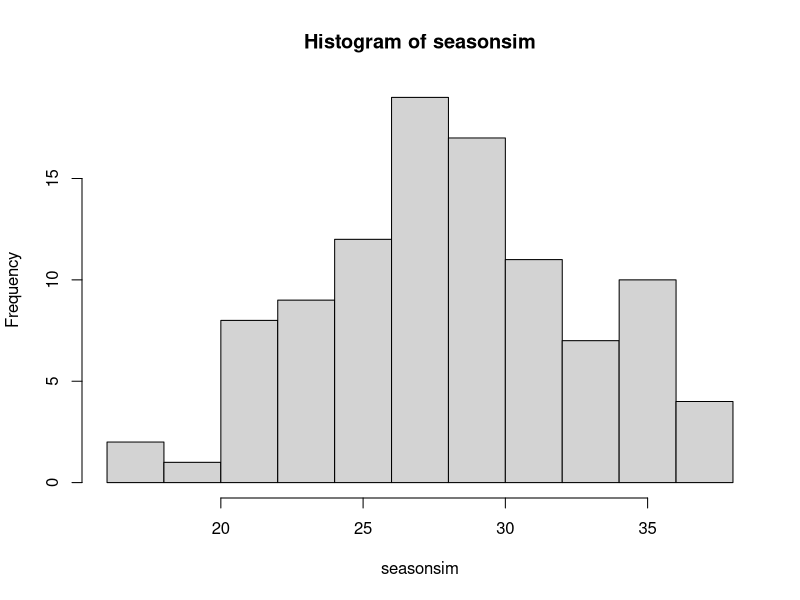

Generate this figure with R:

library(readr)
library(tidyverse)
PadresBatting <- read_csv("PadresBatting.csv")

# first function, for a single at bat
get_hit <- function(OBP) {
  rbinom(1,1, OBP)
}

# example - Tatis Jr.!
get_hit(PadresBatting$OBP[1])

# number of players:
n_players <- length(PadresBatting$OBP)

#third function to record runs per inning 
runs <- function(number_hits){
  if(number_hits < 4){
    runs = 0
  }
  #### if less than four hits occur in an inning then no runs score
  else{
    runs = number_hits - 3
    ### if more than three hits occur in an inning then the number of runs
    ### scored is that number of hits minus the three runners who occupy
    ### the three bases (first, second, third)
  }
}
#test of the runs function
a <- runs(2)
b <- runs(5)
c <- runs(0)
d <- runs(11)
# second function, to record an inning
half_inning <- function(starting_player) {
  number_hits <- rep(0,9)
  ### a list to store how many hits each player scores
  outs = 0 
  ### number of outs the team scores, starts at 0 outs for each inning
  for(i in starting_player:n_players){
    ### the for loop begins at the starting player, at the beginning of the
    ### game, we'll start with the first player (Tatis Jr.!)
    ### but as the game continues, we'll end at different players
    ### so we'll start where we ended, which is why 'starting_player'
    ### is an option to fill in
    if(outs < 3){
      hit <- get_hit(PadresBatting$OBP[i])
      ### we need to stop running the simulation once we've made 3 outs
      ### so the function stops once 3 outs have been reached
      number_hits[i] <- number_hits[i] + hit
      ### here, we record if a player achieves a hit
      ### by adding the previous number of hits (starts at 0)
      ### to whether they get a hit or not
      ### we add the previous number of hits just in case
      ### a player hits more than once per inning
      if(hit == 0){
        ### records how many outs for the team
        outs = outs + 1
      }
      player <- i
      ### records the number of the last player who hits
      ### for the next inning, we'll want to start at the next player
      ### so player + 1
    }
  }
  if(player == 9){
    ### the previous loop with end once we reach player 9, but that's not
    ### how baseball works since we'd restart with player 1 if player 9 hit
    ### and they hadn't reached 3 outs yet; so, if the player is 9 the 
    ### exact same loop as above runs except that it starts at 1
    for(i in 1:n_players){
      ### starts at the first player (Tatis Jr.!)
      if(outs < 3){
        hit <- get_hit(PadresBatting$OBP[i])
        number_hits[i] <- number_hits[i] + hit
        if(hit == 0){
          outs = outs + 1
        }
        player <- i
      }
    }  
  }
  hits = sum(unlist(number_hits))
  hits_and_player <- data.frame(hits = hits, 
                                last_player = player,
                                runs = runs(hits))
  return(hits_and_player)
  ### the function returns a data frame of the number of hits
  ### and the player who was batting when the last
  ### out occured
}

## examples
half_inning(1)
half_inning(3)
half_inning(9)

# create a function so that when we move on to the next player
# if we end at player 9, it doesn't try to go to player 10
next_player <- function(last_player){
  next_player <- 0
  if(last_player < 9){
    next_player = last_player + 1
  } else {next_player = 1}
  return(next_player)
}
next_player(9)

#simulation of an entire game
game <- function() {
  first_inning   <- half_inning(starting_player = 1)
  second_inning  <- half_inning(starting_player = next_player(first_inning$last_player))
  third_inning   <- half_inning(starting_player = next_player(second_inning$last_player))
  fourth_inning  <- half_inning(starting_player = next_player(third_inning$last_player))
  fifth_inning   <- half_inning(starting_player = next_player(fourth_inning$last_player))
  sixth_inning   <- half_inning(starting_player = next_player(fifth_inning$last_player))
  seventh_inning <- half_inning(starting_player = next_player(sixth_inning$last_player))
  eighth_inning  <- half_inning(starting_player = next_player(seventh_inning$last_player))
  nineth_inning  <- half_inning(starting_player = next_player(eighth_inning$last_player))
  
  total_game_runs <-
    first_inning$runs + second_inning$runs + third_inning$runs + fourth_inning$runs + fifth_inning$runs +
    sixth_inning$runs + seventh_inning$runs + eighth_inning$runs + nineth_inning$runs
  won <- list()
  if (total_game_runs >= 3) {
    won = 1
  } else if (total_game_runs == 2) {
    won = rbinom(1, 1, 0.08)
  } else {
    won = 0
  }
  return(unlist(won))
}


game()

#simulation of an entire season
season <- function(){
  finalgamescore <- rep(0, 162)
  for(i in 1:162){
    finalgamescore[i] <- game()
    # print(finalgamescore[i])
  }
  return(sum(finalgamescore))
}
season()

seasonsim <- map_dbl(1:100, ~season())
hist(seasonsim)


# notes: 
# 1. n_players needs to be motified so that it restarts with 
#    player 1 once player 9 has hit
#     -> complete
#        and we now have a solution for what to do if a player
#        bats twice in one inning
# 2. currently, we've recorded whether a player has not made an out,
#    which means we know they made it to a base, but
#    just because they made it to a base, doesn't mean they 
#    scored a run, so this needs to be modified as well
#     -> complete
# 3. we'll stick to base to base to start with scoring runs, so any value
#    above 3 would represent (n - 3) runs scored before an inning ends
# 4. because runs right now are counted as whole numbers based on hits per
#    inning being above 3, the expected runs per game that the Padres
#    pitchers gave up will be rounded up to 5, so scoring 5 or more runs
#    results in a win
# 5. this should eventually be modified using a randomized test so that
#    13% of the time when the Padres score exactly 4 runs they get a win,
#    since the Padres gave up 4.87 runs per game in 2019
 

